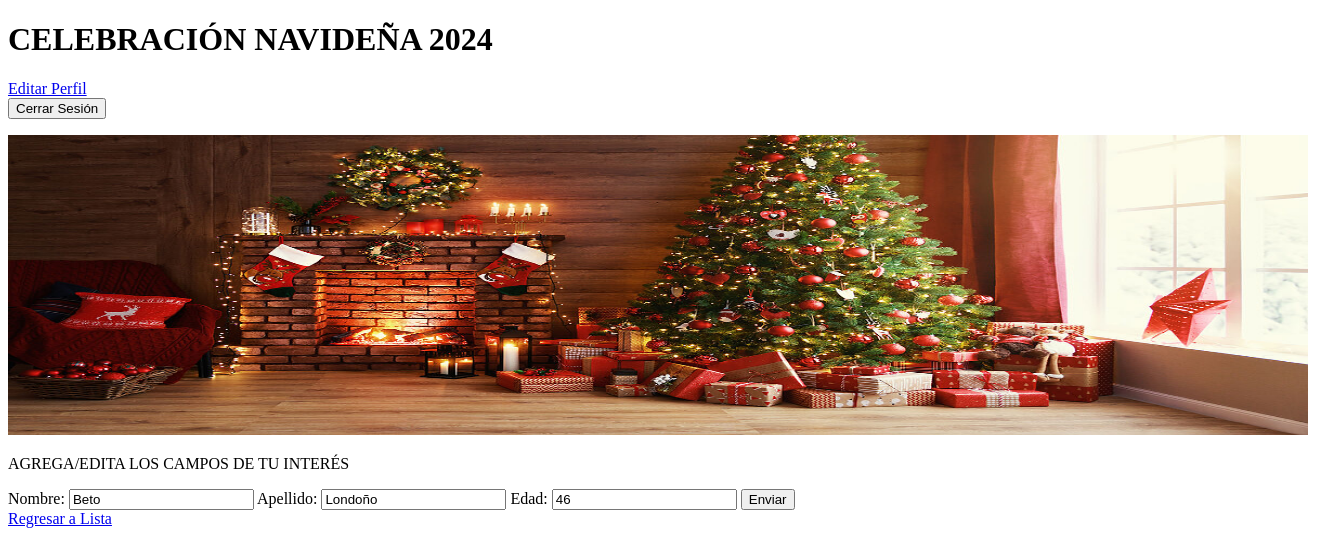
Before: /familiar/editar/35 (signed in) with the older database file.
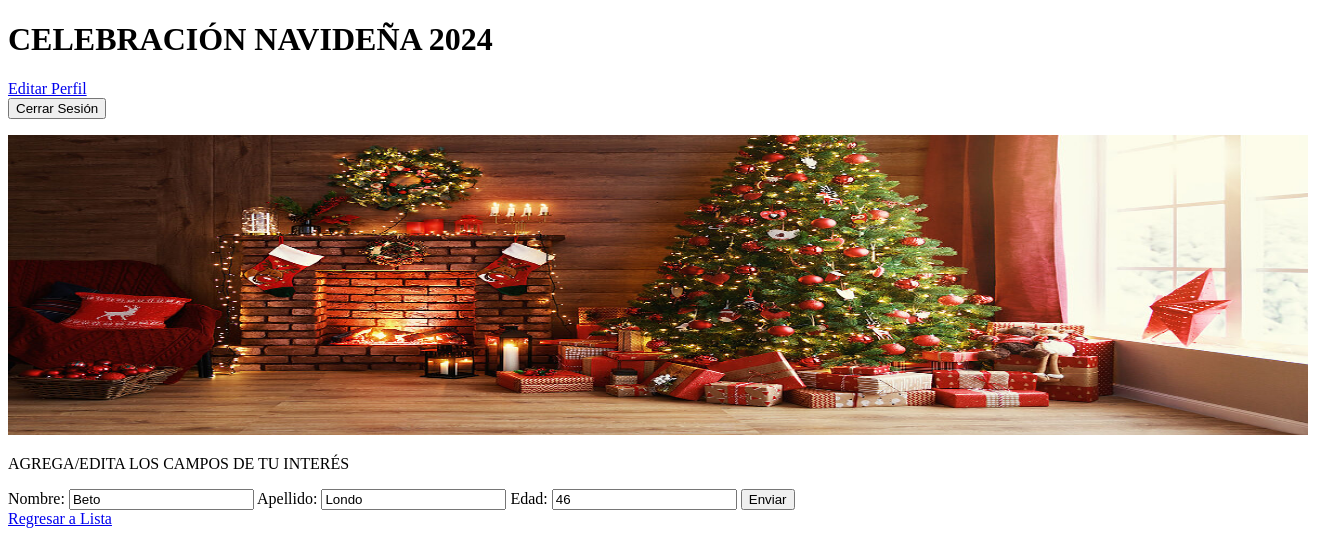
After: the same page with the newer database file.
### appbeto/models.py (models this page shows, shortened)
class Familiar (models.Model):
    nombre = models.CharField(max_length=255)
    apellido = models.CharField(max_length=255)
    edad = models.IntegerField()

### appbeto/views.py (the view)
# urls.py: path('familiar/editar/<int:indice>', views.familiar_editar, name='familiar_editar'),
def familiar_editar(request, indice:int):
	edicion = models.Familiar.objects.get(id=indice)
	if request.method == 'GET':
		form = forms.FamiliarForm(instance=edicion)
	if request.method == 'POST':
		form = forms.FamiliarForm(request.POST, instance=edicion)
		if form.is_valid():
			form.save()
			return redirect ("appbeto:familiar_listado")
	return render(request, 'appbeto/familiar_form.html', {'id_form':form})

### appbeto/forms.py
class FamiliarForm(forms.ModelForm):
    class Meta:
        model = models.Familiar
        fields = "__all__"

### appbeto/templates/appbeto/familiar_form.html (shortened to what this page needs)
{% extends 'appbeto/base.html' %}
{% load static %}
{% block extension %}
<p class="c0">
    <span class="c6">AGREGA/EDITA LOS CAMPOS DE TU INTERÉS</span>
</p>
    <form method="post">
        {{id_form.as_table}}
        <button type="submit"> Enviar </button>
    </form>
    <a href="{% url 'appbeto:familiar_listado' %}">Regresar a Lista</a>
{% endblock extension %}

Changed rows visible on the page:
changed Familiar "Beto": apellido "Londoño" → "Londo"
